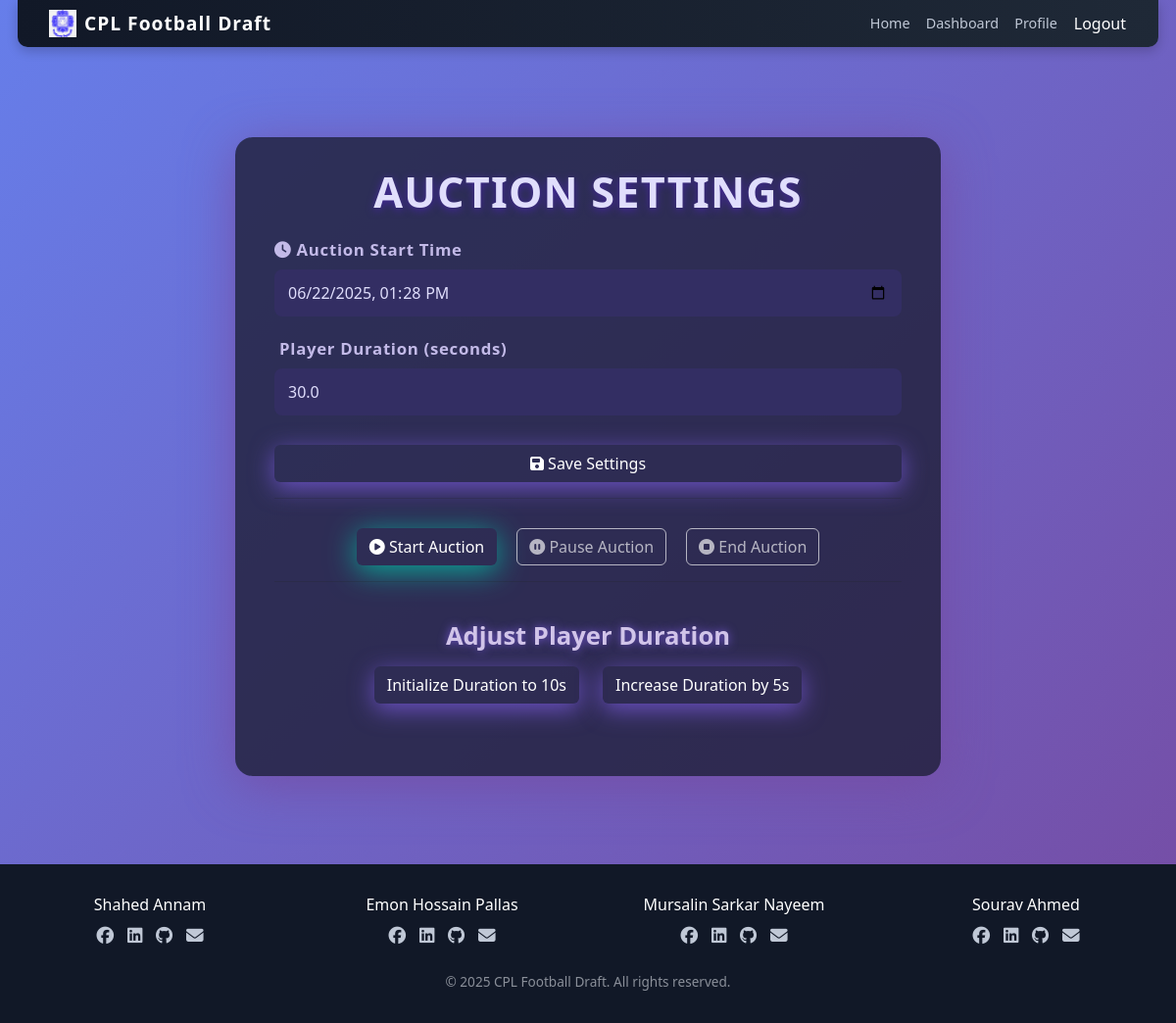
/authority/set-auction/ (signed in), run on an earlier commit of the app's database.
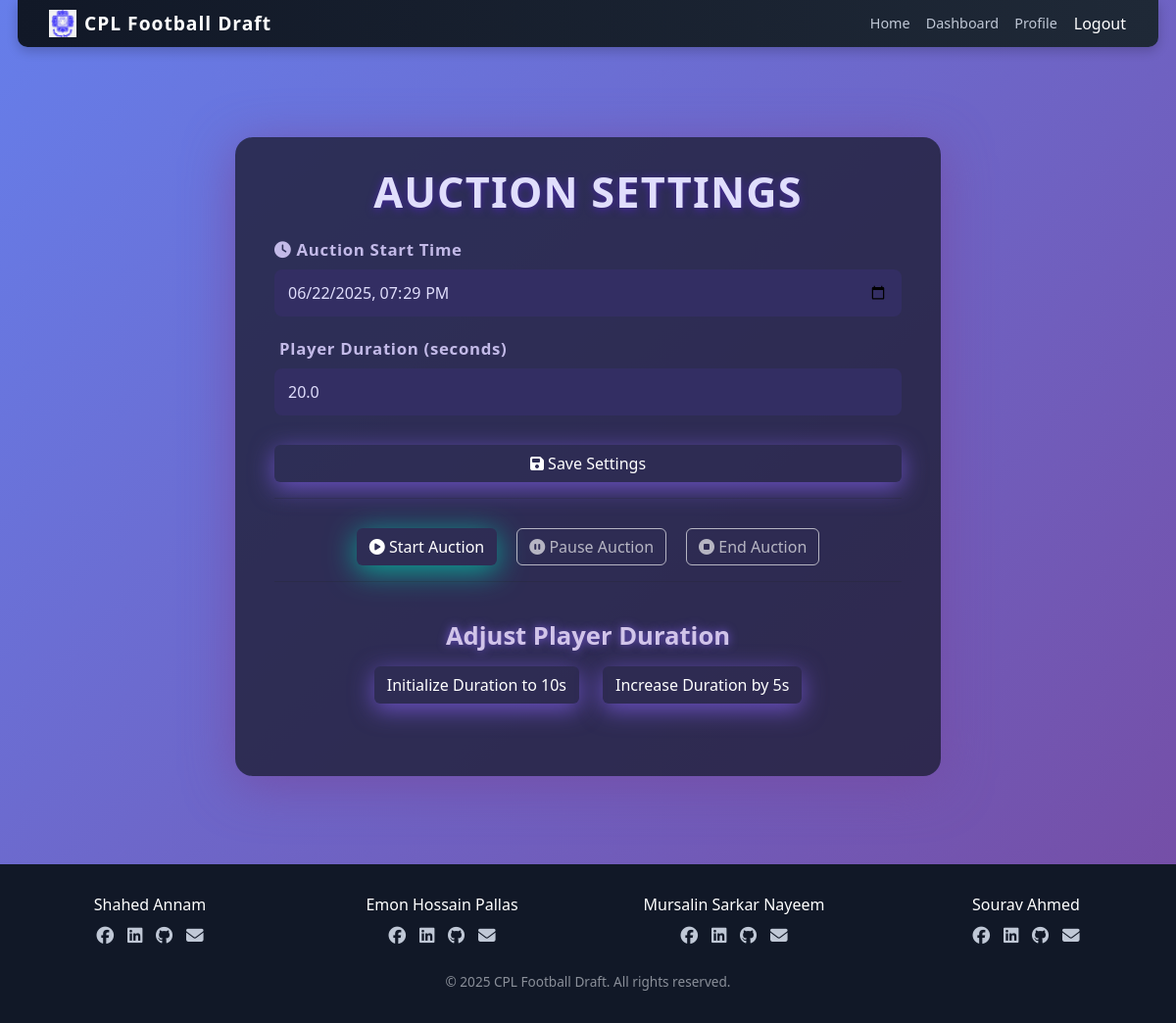
And on a later commit of the database.
### bidding/models.py (models this page shows, shortened)
class AuctionSettings(models.Model):
    auction_start_time = models.DateTimeField(default=now)
    player_duration = models.DurationField(default=timedelta(seconds=20))
    player_default_duration = models.DurationField(default=timedelta(seconds=20))
    player_start_time = models.DateTimeField(default=now)
    player_current_index = models.IntegerField(default=0)
    auction_end_time = models.DateTimeField(default=now)
    auction_increase_time = models.DurationField(default=timedelta(seconds=10))

### authority/views.py (the view, shortened to what this page needs)
# urls.py: path('set-auction/', set_auction_settings, name='set_auction_settings'),
@login_required
def set_auction_settings(request):
    settings, created = AuctionSettings.objects.get_or_create(id=1)
    return render(request, 'authority/set_auction.html', {
        'current_start': settings.auction_start_time,
        'current_duration': settings.player_duration.total_seconds(),
    })

### templates/authority/set_auction.html (shortened to what this page needs)
{% extends 'CPL/base.html' %}
{% load static %}
{% block head %}
<link rel="stylesheet" href="{% static 'authority/styleSet_auction.css' %}">
<link rel="stylesheet" href="https://cdnjs.cloudflare.com/ajax/libs/font-awesome/6.5.2/css/all.min.css" />
{% endblock %}
{% block content %}
<div class="auction-container">
  <h1 class="page-title">Auction Settings</h1>
  <form method="post" id="auction-settings-form" class="settings-form">
    <div class="form-group">
      <label for="start_time"><i class="fa fa-clock"></i> Auction Start Time</label>
      <input type="datetime-local" id="start_time" name="start_time" value="{{ current_start|date:'Y-m-d\\TH:i' }}" required>
    </div>
    <div class="form-group">
      <label for="duration"> Player Duration (seconds)</label>
      <input type="number" id="duration" name="duration" min="1" value="{{ current_duration|default_if_none:'60' }}" required>
    </div>
    <button type="submit" class="btn btn-save"><i class="fas fa-save"></i> Save Settings</button>
  </form>
  <hr>
  <div class="auction-control">
    <button id="start-auction-btn" class="btn btn-start-auction">
      <i class="fas fa-play-circle"></i> Start Auction
    </button>
    <button id="pause-auction-btn" class="btn btn-pause-auction" disabled>
      <i class="fas fa-pause-circle"></i> Pause Auction
    </button>
    <button id="end-auction-btn" class="btn btn-end-auction" disabled>
      <i class="fas fa-stop-circle"></i> End Auction
    </button>
  </div>
  <hr>
  <div class="duration-control">
    <h2>Adjust Player Duration</h2>
    <div class="buttons-group">
      <button id="init-duration-btn" class="btn btn-init-duration" data-seconds="10">
        Initialize Duration to 10s
      </button>
      <button id="increase-duration-btn" class="btn btn-increase-duration" data-seconds="5">
        Increase Duration by 5s
      </button>
    </div>
    <div id="duration-message" class="duration-message"></div>
  </div>
</div>
{% endblock %}

What changed in the data, as far as the page shows it:
changed AuctionSettings: start_time "06/22/2025 13:28" → "06/22/2025 19:29"
Also different on the page:
form field duration: "30.0" → "20.0"
